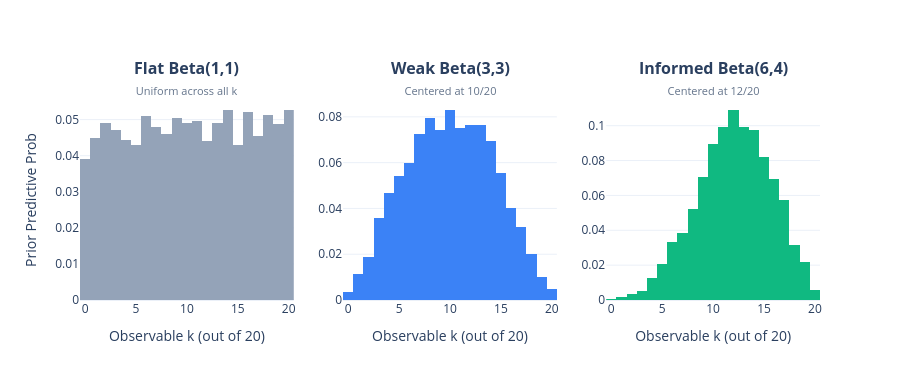

The cell this chart's notebook holds for it:
### Markdown cell above
---
## 5. Demonstration 1: Prior Elicitation & Prior Predictive Checking
### A. Worked Example: Evaluating Three Candidate Priors on Observable Data
Before looking at our sample ($N = 20$), we define three candidate priors for policy support $\theta$:
1. **Flat / Uniform Prior**: $\operatorname{Beta}(1, 1)$ — asserts all values $\theta \in [0, 1]$ are equally plausible.
2. **Weakly Informative Prior**: $\operatorname{Beta}(3, 3)$ — weakly centered at 0.50 with prior weight $n_0 = 6$.
3. **Substantive Informed Prior**: $\operatorname{Beta}(6, 4)$ — centered at $\mu_0 = 6/10 = 0.60$ with prior weight $n_0 = 10$.

We draw 2,000 parameter samples from each prior and simulate the **Prior Predictive Distribution** of observable survey counts $y_{\text{sim}} \sim \operatorname{Binomial}(N=20, \theta^{(s)})$.

### Code cell
# 1. Candidate Prior Hyperparameters
priors = {
    'Flat Beta(1, 1)': (1, 1),
    'Weakly Informative Beta(3, 3)': (3, 3),
    'Substantive Informed Beta(6, 4)': (6, 4)
}

S_draws = 3000
N_sample = 20

fig_prior_pred = make_subplots(
    rows=1, cols=3,
    subplot_titles=[
        '<b>Flat Beta(1,1)</b><br><span style="font-size:11px;color:#64748b">Uniform across all k</span>',
        '<b>Weak Beta(3,3)</b><br><span style="font-size:11px;color:#64748b">Centered at 10/20</span>',
        '<b>Informed Beta(6,4)</b><br><span style="font-size:11px;color:#64748b">Centered at 12/20</span>'
    ]
)

colors = ['#94a3b8', '#3b82f6', '#10b981']

for i, (name, (a, b)) in enumerate(priors.items(), start=1):
    # Draw theta from prior
    theta_draws = rng.beta(a, b, size=S_draws)
    # Simulate observable counts
    y_sim = rng.binomial(n=N_sample, p=theta_draws)
    
    # Check probabilities
    p_extreme = np.mean((y_sim <= 2) | (y_sim >= 18))
    print(f"{name:32s}: Prior Mean = {a/(a+b):.2f}, Prior N = {a+b:2d}, Implied P(k ≤ 2 or k ≥ 18) = {p_extreme*100:.1f}%")
    
    fig_prior_pred.add_trace(
        go.Histogram(x=y_sim, histnorm='probability', marker_color=colors[i-1], name=name),
        row=1, col=i
    )
    fig_prior_pred.update_xaxes(title_text='Observable k (out of 20)', range=[-0.5, 20.5], row=1, col=i)
    fig_prior_pred.update_yaxes(title_text='Prior Predictive Prob' if i == 1 else '', row=1, col=i)

fig_prior_pred.update_layout(template='plotly_white', height=380, showlegend=False)
fig_prior_pred.show()

### Figure 1 — Plotly figure (JSON) as saved in the notebook; plotly's stock layout.template omitted (floating-point values rounded to 4 significant figures; data arrays with more than 128 entries replaced by an {"elided": "..."} marker saying what was removed)
{"data": [{"histnorm": "probability", "marker": {"color": "#94a3b8"}, "name": "Flat Beta(1, 1)", "type": "histogram", "x": {"elided": "3000 int values"}, "xaxis": "x", "yaxis": "y"}, {"histnorm": "probability", "marker": {"color": "#3b82f6"}, "name": "Weakly Informative Beta(3, 3)", "type": "histogram", "x": {"elided": "3000 int values"}, "xaxis": "x2", "yaxis": "y2"}, {"histnorm": "probability", "marker": {"color": "#10b981"}, "name": "Substantive Informed Beta(6, 4)", "type": "histogram", "x": {"elided": "3000 int values"}, "xaxis": "x3", "yaxis": "y3"}], "layout": {"annotations": [{"font": {"size": 16}, "showarrow": false, "text": "<b>Flat Beta(1,1)</b><br><span style=\"font-size:11px;color:#64748b\">Uniform across all k</span>", "x": 0.1444, "xanchor": "center", "xref": "paper", "y": 1.0, "yanchor": "bottom", "yref": "paper"}, {"font": {"size": 16}, "showarrow": false, "text": "<b>Weak Beta(3,3)</b><br><span style=\"font-size:11px;color:#64748b\">Centered at 10/20</span>", "x": 0.5, "xanchor": "center", "xref": "paper", "y": 1.0, "yanchor": "bottom", "yref": "paper"}, {"font": {"size": 16}, "showarrow": false, "text": "<b>Informed Beta(6,4)</b><br><span style=\"font-size:11px;color:#64748b\">Centered at 12/20</span>", "x": 0.8556, "xanchor": "center", "xref": "paper", "y": 1.0, "yanchor": "bottom", "yref": "paper"}], "height": 380, "showlegend": false, "xaxis": {"anchor": "y", "domain": [0.0, 0.2889], "range": [-0.5, 20.5], "title": {"text": "Observable k (out of 20)"}}, "xaxis2": {"anchor": "y2", "domain": [0.3556, 0.6444], "range": [-0.5, 20.5], "title": {"text": "Observable k (out of 20)"}}, "xaxis3": {"anchor": "y3", "domain": [0.7111, 1.0], "range": [-0.5, 20.5], "title": {"text": "Observable k (out of 20)"}}, "yaxis": {"anchor": "x", "domain": [0.0, 1.0], "title": {"text": "Prior Predictive Prob"}}, "yaxis2": {"anchor": "x2", "domain": [0.0, 1.0], "title": {"text": ""}}, "yaxis3": {"anchor": "x3", "domain": [0.0, 1.0], "title": {"text": ""}}}}
